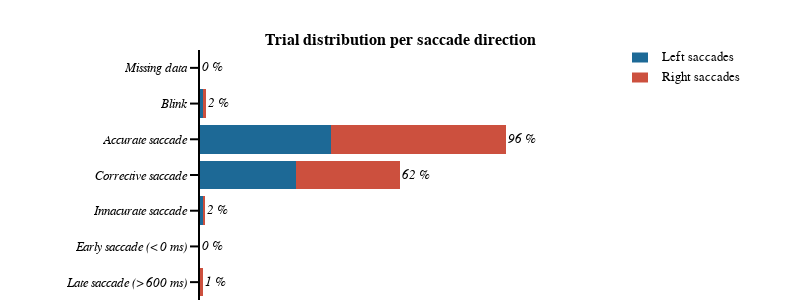

Notebook source saved alongside this figure:
### Markdown cell above
#### Saccade analysis output graph

### Code cell
# general figure settings
template_specs = dict(  axes_color="rgba(0, 0, 0, 1)",
                        axes_width=2,
                        axes_font_size=13,
                        bg_col="rgba(255, 255, 255, 1)",
                        font='Helvetica',
                        title_font_size=15,
                        plot_width=1.5)
fig_template = plotly_template(template_specs)

# figure specific settings
x_range = [0,250]
colors_panel = px.colors.qualitative.Prism
subplot_titles = ('<b>Trial distribution per saccade direction<b>', '<b>Trial distribution per external motion orientation<b>')
analysis_crit = ['<i>Missing data<i>', '<i>Blink<i>', '<i>Accurate saccade<i>', '<i>Corrective saccade<i>', 
                 '<i>Innacurate saccade<i>', '<i>Early saccade (< 0 ms)<i>', '<i>Late saccade (> 600 ms)<i>']
analysis_crit_df = ['miss_time_trial', 'blink_trial', 'main_sac_trial', 'cor_sac_trial',
                    'innacurate_sac_trial', 'early_sac_trial', 'late_sac_trial']
x_label = 'Trials'
mos = ['-75 deg', '-60 deg', '-45 deg', '-30 deg', '-15 deg', '+15 deg', '+30 deg', '+45 deg', '+60 deg', '+75 deg']
sds = ['Left saccades', 'Right saccades']
mo_cols = [colors_panel[0], colors_panel[1], colors_panel[2], colors_panel[3], colors_panel[4], 
           colors_panel[5], colors_panel[6], colors_panel[7], colors_panel[8], colors_panel[9]]
sd_cols = [colors_panel[1], colors_panel[7]]
x_legend = 1.15
y_legend_step = 0.08
y_legend_sd = 0.97
y_legend_mo = 0.36
rad_leg = 0.04

# subplot settings
rows, cols = 1, 1
fig_height, fig_width = 300,800
column_widths,row_heights = [1],[1]
sb_specs = [[{}]]
fig = make_subplots(rows=rows, cols=cols, specs=sb_specs, print_grid=False, vertical_spacing=0.2, horizontal_spacing=0.05, 
                    column_widths=column_widths, row_heights=row_heights, shared_yaxes=True, subplot_titles=subplot_titles)

# Right / Left saccades
# ---------------------
for sd_num, sd in enumerate(sds):
    # plot
    fig.append_trace(go.Bar(y=analysis_crit, x=df_all.loc[(df_all.ext_mot_pos == sd_num + 1)][analysis_crit_df].sum(), 
                            orientation='h', name=sd, marker_color=sd_cols[sd_num]), row=1, col=1)
    # legend
    fig.add_annotation(xref='paper', yref='paper', x=x_legend, y=y_legend_sd - y_legend_step * sd_num, 
                       text=sd, showarrow=False, font_size = template_specs['axes_font_size'],xanchor = 'left', yanchor='middle')
    fig.add_shape(type='rect',xref='paper', yref='paper', fillcolor=sd_cols[sd_num],line_width=0,
                  x0=x_legend - 0.05 - rad_leg / 2, y0=y_legend_sd - y_legend_step * sd_num - rad_leg / 2, 
                  x1=x_legend - 0.05 + rad_leg / 2, y1=y_legend_sd - y_legend_step * sd_num + rad_leg / 2)
    
# annotation value
for num_crit, crit_name in enumerate(analysis_crit_df):
    fig.add_annotation(x=df_all[crit_name].sum(), y=num_crit, text='<i>{:1.0f} %<i>'.format(df_all[crit_name].mean()*100), 
                       showarrow=False, font_size = template_specs['axes_font_size'],xanchor = 'left', row=1, col=1)

# axes settings
for row in np.arange(rows):
    for col in np.arange(cols):
        fig.update_xaxes(visible=True, ticklen=8, linewidth=template_specs['axes_width'], range=x_range, row=row+1, col=col+1)
        fig.update_yaxes(visible=True, ticklen=8, linewidth=template_specs['axes_width'], autorange="reversed", row=row+1, col=col+1)
    
# Save figure
fig.layout.update(template=fig_template, width=fig_width, height=fig_height, margin_l=200, 
                  margin_r=200, margin_t=50, margin_b=0, barmode='stack', showlegend=False)
fig.show()
if not os.path.exists(fig_dir):os.mkdir(fig_dir)
fig.write_image('{}/{}_trial_dist.pdf'.format(fig_dir, subject))

### Figure 1 — Plotly figure (JSON) as saved in the notebook; plotly's stock layout.template omitted (floating-point values rounded to 4 significant figures)
{"data": [{"marker": {"color": "rgb(29, 105, 150)"}, "name": "Left saccades", "orientation": "h", "type": "bar", "x": [0, 2, 82, 60, 2, 0, 0], "xaxis": "x", "y": ["<i>Missing data<i>", "<i>Blink<i>", "<i>Accurate saccade<i>", "<i>Corrective saccade<i>", "<i>Innacurate saccade<i>", "<i>Early saccade (< 0 ms)<i>", "<i>Late saccade (> 600 ms)<i>"], "yaxis": "y"}, {"marker": {"color": "rgb(204, 80, 62)"}, "name": "Right saccades", "orientation": "h", "type": "bar", "x": [0, 2, 109, 65, 1, 0, 2], "xaxis": "x", "y": ["<i>Missing data<i>", "<i>Blink<i>", "<i>Accurate saccade<i>", "<i>Corrective saccade<i>", "<i>Innacurate saccade<i>", "<i>Early saccade (< 0 ms)<i>", "<i>Late saccade (> 600 ms)<i>"], "yaxis": "y"}], "layout": {"annotations": [{"font": {"size": 16}, "showarrow": false, "text": "<b>Trial distribution per saccade direction<b>", "x": 0.5, "xanchor": "center", "xref": "paper", "y": 1, "yanchor": "bottom", "yref": "paper"}, {"font": {"size": 13}, "showarrow": false, "text": "Left saccades", "x": 1.15, "xanchor": "left", "xref": "paper", "y": 0.97, "yanchor": "middle", "yref": "paper"}, {"font": {"size": 13}, "showarrow": false, "text": "Right saccades", "x": 1.15, "xanchor": "left", "xref": "paper", "y": 0.89, "yanchor": "middle", "yref": "paper"}, {"font": {"size": 13}, "showarrow": false, "text": "<i>0 %<i>", "x": 0, "xanchor": "left", "xref": "x", "y": 0, "yref": "y"}, {"font": {"size": 13}, "showarrow": false, "text": "<i>2 %<i>", "x": 4, "xanchor": "left", "xref": "x", "y": 1, "yref": "y"}, {"font": {"size": 13}, "showarrow": false, "text": "<i>96 %<i>", "x": 191, "xanchor": "left", "xref": "x", "y": 2, "yref": "y"}, {"font": {"size": 13}, "showarrow": false, "text": "<i>62 %<i>", "x": 125, "xanchor": "left", "xref": "x", "y": 3, "yref": "y"}, {"font": {"size": 13}, "showarrow": false, "text": "<i>2 %<i>", "x": 3, "xanchor": "left", "xref": "x", "y": 4, "yref": "y"}, {"font": {"size": 13}, "showarrow": false, "text": "<i>0 %<i>", "x": 0, "xanchor": "left", "xref": "x", "y": 5, "yref": "y"}, {"font": {"size": 13}, "showarrow": false, "text": "<i>1 %<i>", "x": 2, "xanchor": "left", "xref": "x", "y": 6, "yref": "y"}], "barmode": "stack", "height": 300, "margin": {"b": 0, "l": 200, "r": 200, "t": 50}, "shapes": [{"fillcolor": "rgb(29, 105, 150)", "line": {"width": 0}, "type": "rect", "x0": 1.08, "x1": 1.12, "xref": "paper", "y0": 0.95, "y1": 0.99, "yref": "paper"}, {"fillcolor": "rgb(204, 80, 62)", "line": {"width": 0}, "type": "rect", "x0": 1.08, "x1": 1.12, "xref": "paper", "y0": 0.87, "y1": 0.91, "yref": "paper"}], "showlegend": false, "width": 800, "xaxis": {"anchor": "y", "domain": [0, 1], "linewidth": 2, "range": [0, 250], "ticklen": 8, "type": "linear", "visible": true}, "yaxis": {"anchor": "x", "autorange": true, "domain": [0, 1], "linewidth": 2, "range": [6.5, -0.5], "ticklen": 8, "type": "category", "visible": true}}}
